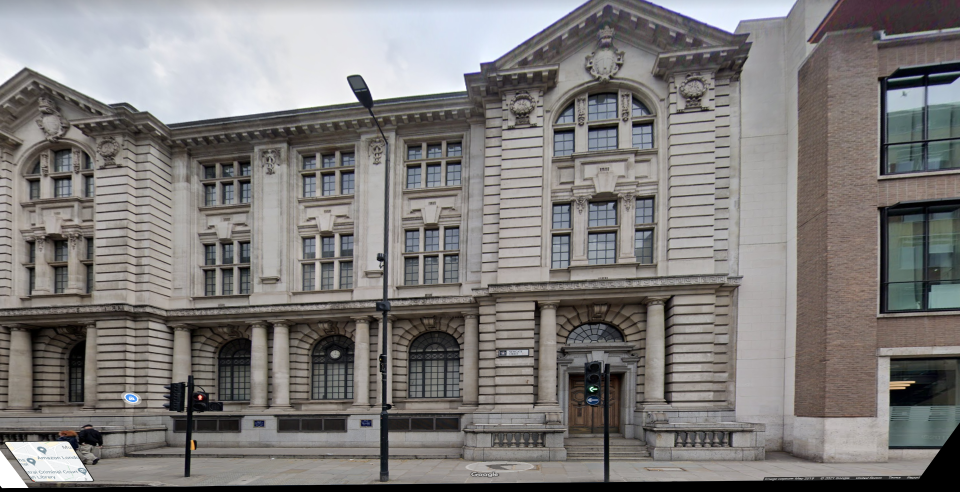
#> input picture unwarped_image.png, 1920 x 984 px (shown at 1/2 size)
$ python collect_contour_test.py
#> lines starting #> are read from the running program, lines starting #| are printed output that depends on the picture; after the words box and inside, x2 and y2 are one past the last pixel; in counts of white or black regions, pixels touching at a corner belong together
#> further down, image is the input picture: shape (984, 1920, 3); mean B, G, R 122.8, 124.2, 127
import cv2
import os
import json
import numpy as np
import matplotlib.pyplot as plot

def apply_filter(image):
    """
        Create a 5 x 5 kernel and apply the filter to a grayscaled image
        The filter will blur the image

        args:
            image: np.array

        return:
            np.array
    """
    image = cv2.cvtColor(image, cv2.COLOR_BGR2RGB)
    grayscale = cv2.cvtColor(image, cv2.COLOR_RGB2GRAY)
    kernel = np.ones((5, 5), np.float32) / 30
    filtered = cv2.filter2D(grayscale, -1, kernel)
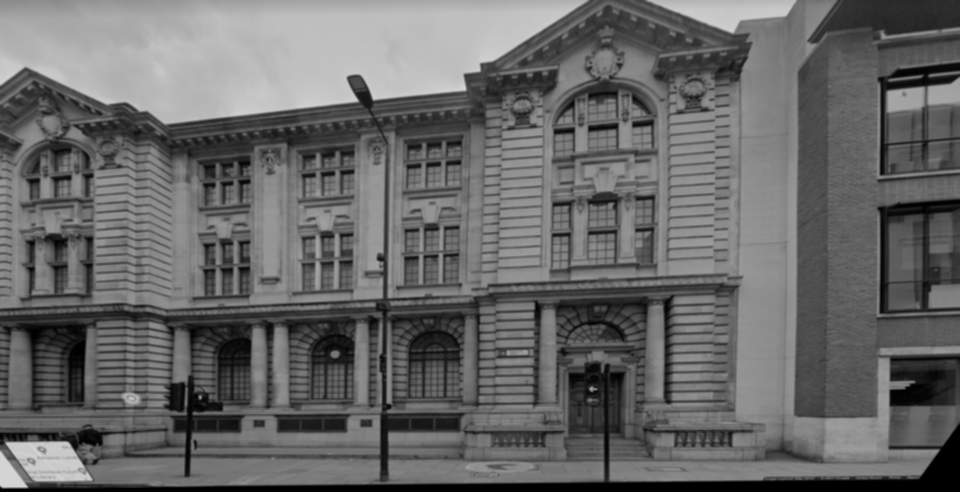
#> filtered: shape (984, 1920) (shown at 1/2 size); min 0, max 212, mean 103.5
    plot.imshow(cv2.cvtColor(filtered, cv2.COLOR_BGR2RGB))
    plot.title("filtered image")
    plot.show()

    return filtered

def apply_threshold(filtered_img):
    """
        Apply Otsu threshold

        args:
            filtered_img: np.array

        return:
            np.array
    """
    ret, thresh = cv2.threshold(filtered_img, 254, 255, cv2.THRESH_OTSU)
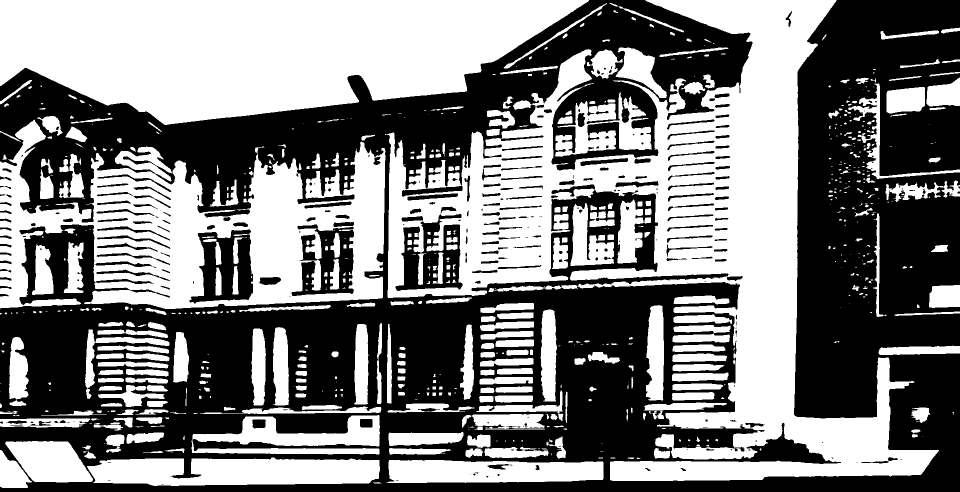
#> thresh: shape (984, 1920) (shown at 1/2 size); 49.8% white; 722 white regions (320 under 20 px), largest, box (x1, y1, x2, y2) and area: (770, 0, 1878, 962) 316506, (0, 0, 1178, 250) 209235, (0, 239, 771, 618) 132452
#> ret = 103
    plot.imshow(cv2.cvtColor(thresh, cv2.COLOR_BGR2RGB))
    plot.title("after applying Otsu threshold")
    plot.show()
    return thresh

def output_contour_json(contours):
    # https://stackoverflow.com/questions/32606743/how-to-access-opencv-contour-point-indexes-in-python
    coords = {}
    contour_coords = []
    contour_edges = []

    # this counter will help keep continuity when adding edge info
    # as we go through each separate contour since that info
    # is supposed to use coordinate indexes
    curr_coord_count = 0

    for c in contours:
        # still confused a bit about how the contour data is organized...
        # it feels like there's an extra list depth?
        for idx, contour in enumerate(c):
            for coord in contour:
                # gotta add z coord for 3d (e.g. use in blender)
                contour_coords.append([int(coord[0]), int(coord[1]), 0])

                # also create edges by specifying the index of vertices that make an edge
                if idx < len(c) - 1:
                    contour_edges.append([curr_coord_count, curr_coord_count+1])

                curr_coord_count += 1

    coords["coords"] = contour_coords
    coords["edges"] = contour_edges

    with open("contours.json", "w") as f:
        json.dump(coords, f, indent=2)

def detect_contour(image, image_shape):
    """
        args:
            image: np.array
            image_shape: tuple

        return:
            np.array, list
    """
#> called with image_shape = (984, 1920, 3)
    canvas = np.zeros(image_shape, np.uint8)

    # https://docs.opencv.org/3.4/d9/d8b/tutorial_py_contours_hierarchy.html
    # https://stackoverflow.com/questions/30212713/get-coordinates-of-contours-in-opencv/30214930
    # explore with using RETR_EXTERNAL as well!
    contours, hierarchy = cv2.findContours(image, cv2.RETR_TREE, cv2.CHAIN_APPROX_NONE)
#> contours = 1015 contours, 498 with area under 20; largest, box (x1, y1, x2, y2) and area: (770, 0, 1878, 962) 342186, (0, 0, 1178, 250) 207896, (0, 239, 771, 618) 163054, (174, 915, 760, 972) 27120, (773, 920, 1207, 966) 17282

    # the exact num of contours to collect will probably vary depending on image
    cnt = sorted(contours, key=cv2.contourArea, reverse=True)[0:8]
#> cnt = 8 contours; box (x1, y1, x2, y2) and area: (770, 0, 1878, 962) 342186, (0, 0, 1178, 250) 207896, (0, 239, 771, 618) 163054, (174, 915, 760, 972) 27120, (773, 920, 1207, 966) 17282, (383, 830, 760, 909) 15386, (790, 427, 926, 583) 13634, (378, 458, 507, 608) 13548

    output_contour_json(cnt)
#> the loop in output_contour_json, `for c in contours: # still confused a bit about how the contour data i..` made 8 passes
#> after the loop in output_contour_json, `for c in contours:`: contour_coords = 25894 items; contour_edges = 25886 items; curr_coord_count = 25894

    cv2.drawContours(canvas, cnt, -1, (0, 255, 255), 3)
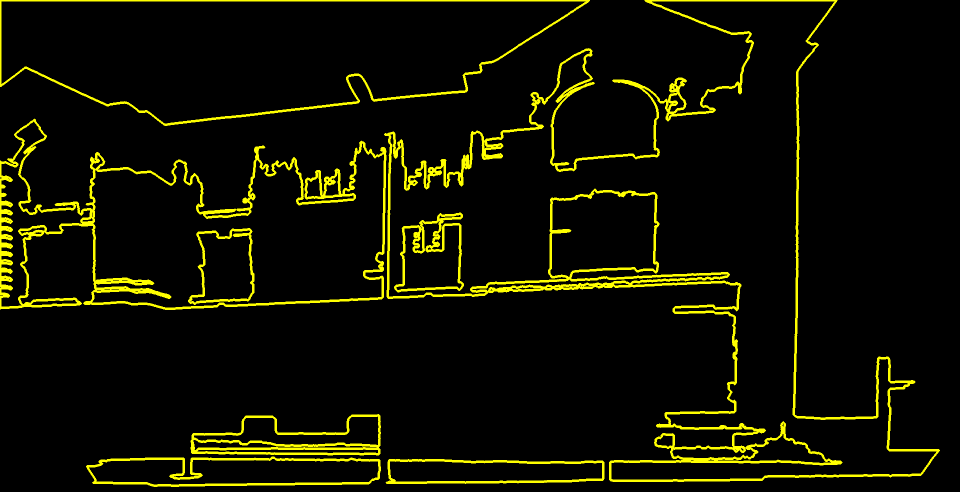
#> canvas: shape (984, 1920, 3) (shown at 1/2 size); mean of channels 0, 1, 2 0, 16.4, 16.4; drawn as B, G, R
    plot.title("contours")
    plot.imshow(canvas)
    plot.show()

    return canvas, cnt


image = cv2.imread("unwarped_image.png")
image = cv2.cvtColor(image, cv2.COLOR_BGR2RGB)

filtered_image = apply_filter(image)
threshold_image = apply_threshold(filtered_image)
detect_contour(threshold_image, image.shape)
